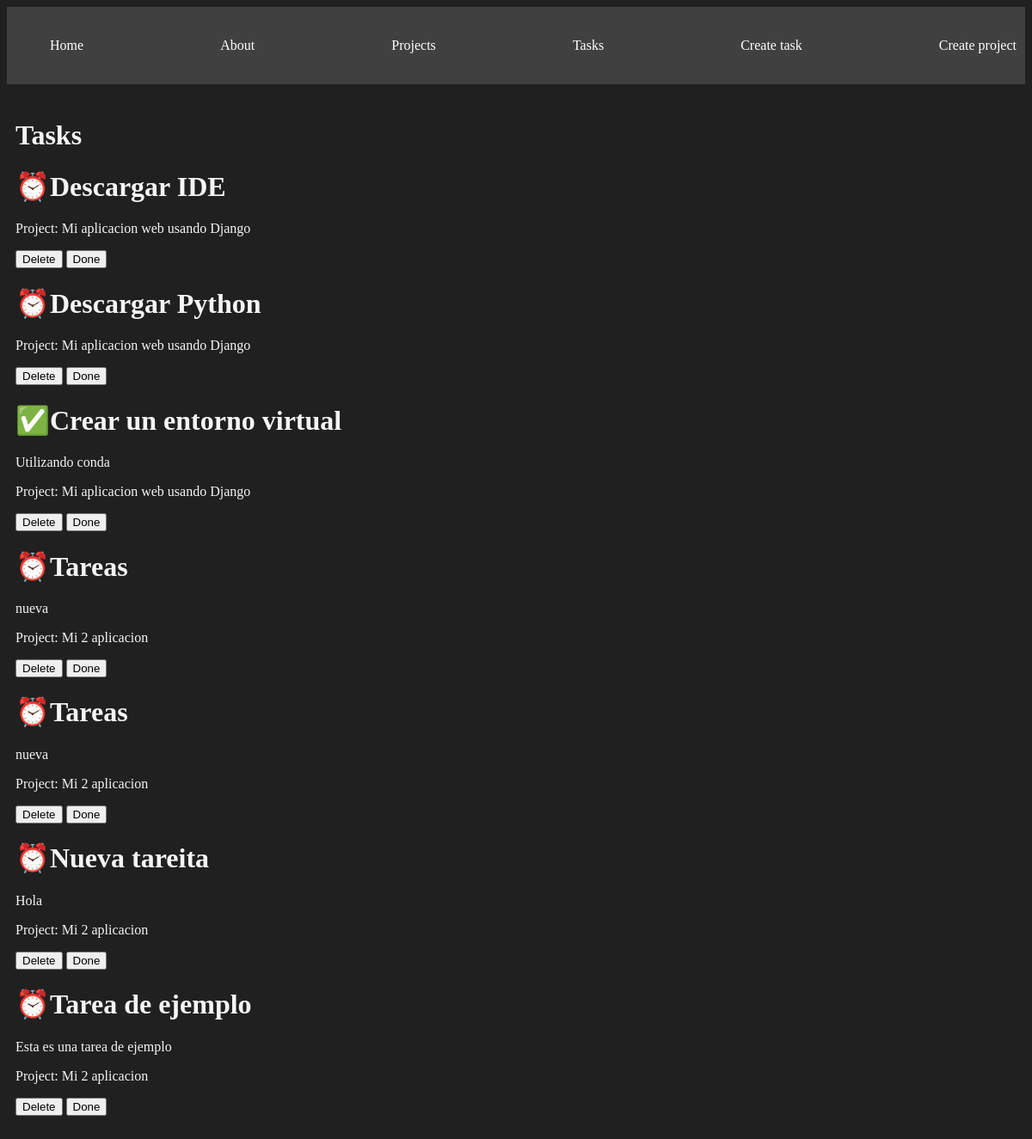
/tasks/, run on the app's committed database.
### myapp/models.py (models this page shows, shortened)
class Task(models.Model):
    title = models.CharField(max_length=100)
    description = models.TextField()
    project = models.ForeignKey(Project, on_delete=models.CASCADE)
    done = models.BooleanField(default=False)

class Project(models.Model):
    name = models.CharField(max_length=100)

### myapp/views.py (the view)
# urls.py: path('tasks/', views.tasks, name='tasks'),
def tasks(request):
    tasks = Task.objects.all()
    return render(request, "tasks/tasks.html", {
        "tasks": tasks
    })

### myapp/templates/tasks/tasks.html
{% extends 'layouts/base.html' %}
{% block content %}
    <h1>Tasks</h1>
    {% for task in tasks %}
    <div>
        <h1> {% if task.done == False %}⏰{% else %}✅{% endif %}{{task.title}}</h1>
        <p>{{task.description}}</p>
        <p>Project: {{ task.project.name }}</p>
        <button>
            Delete
        </button>
        <button>
            Done
        </button>
    </div>
    {% endfor %}
{% endblock %}

### myapp/static/styles/main.css (style rules this page uses)
body { background: #202020; color: whitesmoke; }

### data on the page
Task: title "Descargar IDE", project.name "Mi aplicacion web usando Django"
Task: title "Descargar Python", project.name "Mi aplicacion web usando Django"
Task: title "Crear un entorno virtual", description "Utilizando conda", project.name "Mi aplicacion web usando Django"
Task: title "Tareas", description "nueva", project.name "Mi 2 aplicacion"
Task: title "Tareas", description "nueva", project.name "Mi 2 aplicacion"
Task: title "Nueva tareita", description "Hola", project.name "Mi 2 aplicacion"
Task: title "Tarea de ejemplo", description "Esta es una tarea de ejemplo", project.name "Mi 2 aplicacion"
